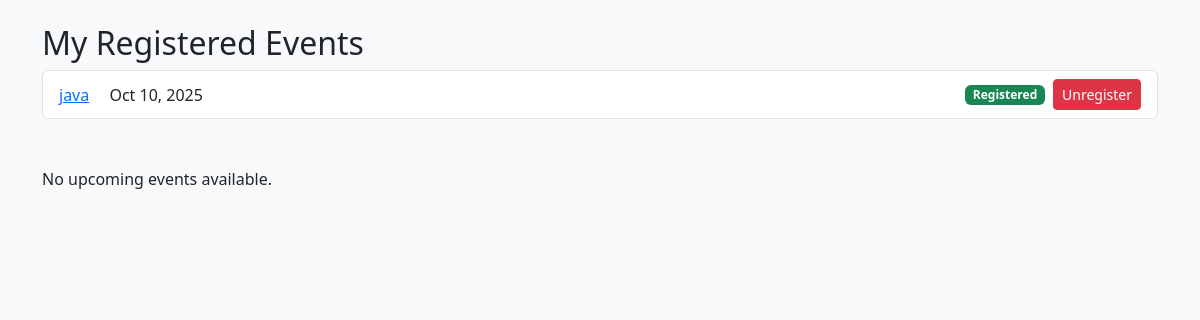
The app's page /api/auth/registered-events/ (signed in), older data.
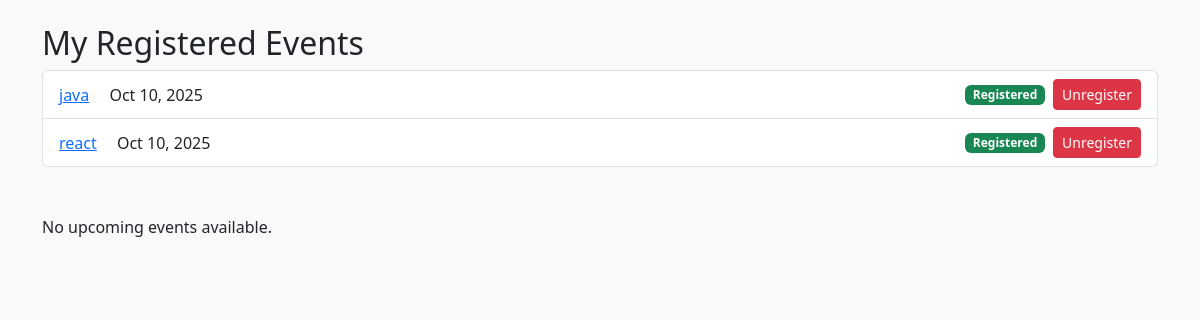
The same page, newer data.
### accounts/models.py (models this page shows, shortened)
class Event(models.Model):
    STATUS_CHOICES = [
        ("scheduled", "Scheduled"),
        ("cancelled", "Cancelled"),
    ]
    owner = models.ForeignKey(User, on_delete=models.CASCADE, related_name="created_events")
    owners = models.ManyToManyField(User, related_name="my_events", blank=True)
    registrants = models.ManyToManyField(User, related_name="registered_events", blank=True)
    title = models.CharField(max_length=200)
    description = models.TextField(blank=True)
    event_date = models.DateField()
    start_time = models.TimeField(null=True, blank=True)
    end_time = models.TimeField(null=True, blank=True)
    created_at = models.DateTimeField(auto_now_add=True)
    max_participants = models.PositiveIntegerField(null=True, blank=True)
    meeting_link = models.URLField(blank=True)
    registration_deadline = models.DateTimeField(null=True, blank=True)
    is_admin_event = models.BooleanField(default=False)
    invitation_emails = models.TextField(
        blank=True,
        null=True,
        help_text="Comma-separated email addresses for invitations"
    )
    status = models.CharField(max_length=20, choices=STATUS_CHOICES, default="scheduled")
    cancelled_at = models.DateTimeField(null=True, blank=True)
    cancel_reason = models.TextField(null=True, blank=True)
    class Meta:
        ordering = ['event_date']

### accounts/views.py (the view)
# urls.py: path('registered-events/', views.registered_events, name='registered_events'),
@login_required
def registered_events(request):
    events = Event.objects.filter(registrants=request.user)
    return render(request, 'accounts/registered_events.html', {'events': events})

### accounts/templates/accounts/registered_events.html (shortened to what this page needs)
<!DOCTYPE html>
<html lang="en">
<head>
    <link href="https://cdn.jsdelivr.net/npm/bootstrap@5.3.0/dist/css/bootstrap.min.css" rel="stylesheet" />
</head>
<body class="bg-light p-4">
<div class="container">
    <h2>My Registered Events</h2>
    {% if events %}
        <ul class="list-group">
        {% for event in events %}
            <li class="list-group-item d-flex justify-content-between align-items-center">
                <div>
                    <a href="{% url 'event_detail' event.id %}">{{ event.title }}</a>
                    <span class="ms-3">{{ event.event_date|date:"M d, Y" }}</span>
                </div>
                <div class="d-flex align-items-center">
                    <span class="badge bg-success me-2">Registered</span>
                    <form method="post" action="{% url 'unregister_event' event.id %}" style="margin:0;">
                        <button class="btn btn-danger btn-sm" type="submit">Unregister</button>
                    </form>
                </div>
            </li>
        {% endfor %}
        </ul>
    {% else %}
        <p>You have not registered for any events yet.</p>
    {% endif %}
</div>
<div class="container mt-5 events-section" id="eventsSection">
    {% if all_events %}
    <h3>Upcoming Events</h3>
    {% else %}
    <p>No upcoming events available.</p>
    {% endif %}
</div>
</body>
</html>

Row changes from the older to the newer data that the page shows:
added Event: title "react", event_date "Oct 10, 2025"
